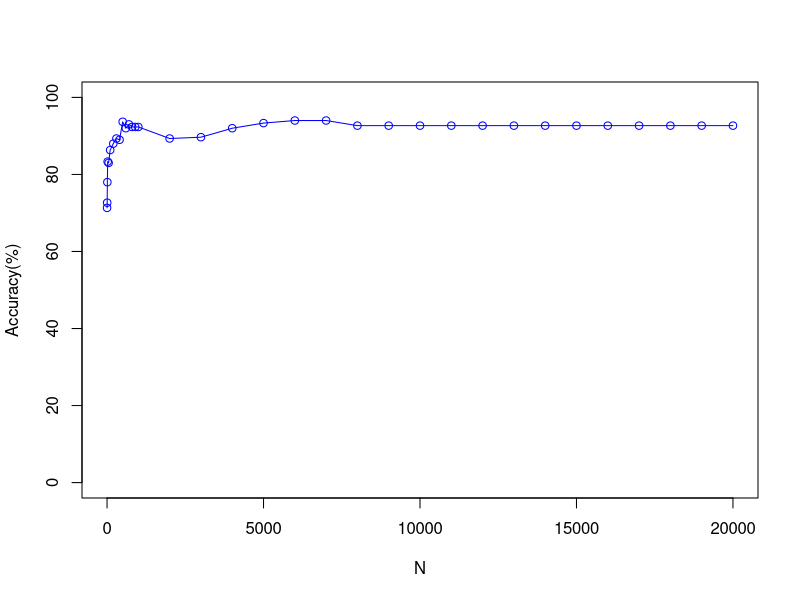

Write the R code that produced this figure.
# Author : G Asish Kumar*/
# Description: Plot that shows the comparison of Accuracy vs No of Top features Selected for 
# 			   Pearson and With out Normalisation of the features 

 x <- c(1, 5, 10, 20, 50, 100, 200, 300, 400, 500, 600, 700, 800, 900, 1000, 2000, 3000, 4000, 5000, 6000, 7000, 8000, 9000, 10000, 11000, 12000, 13000, 14000, 15000, 16000, 17000, 18000, 19000, 20000)
 y <- c(71.33,72.67,78.00,83.33,83.00,86.33,88.00,89.33,89.00,93.67,92.00,93.00,92.33,92.33,92.33,89.33,89.67,92.00,93.33,94.00,94.00,92.67,92.67,92.67,92.67,92.67,92.67,92.67,92.67,92.67,92.67,92.67,92.67,92.67)
 plot(x, y, type='o', pch=1, col="blue", xlab="N", ylab="Accuracy(%)", ylim=c(0, 100), xlim=c(0,20000))